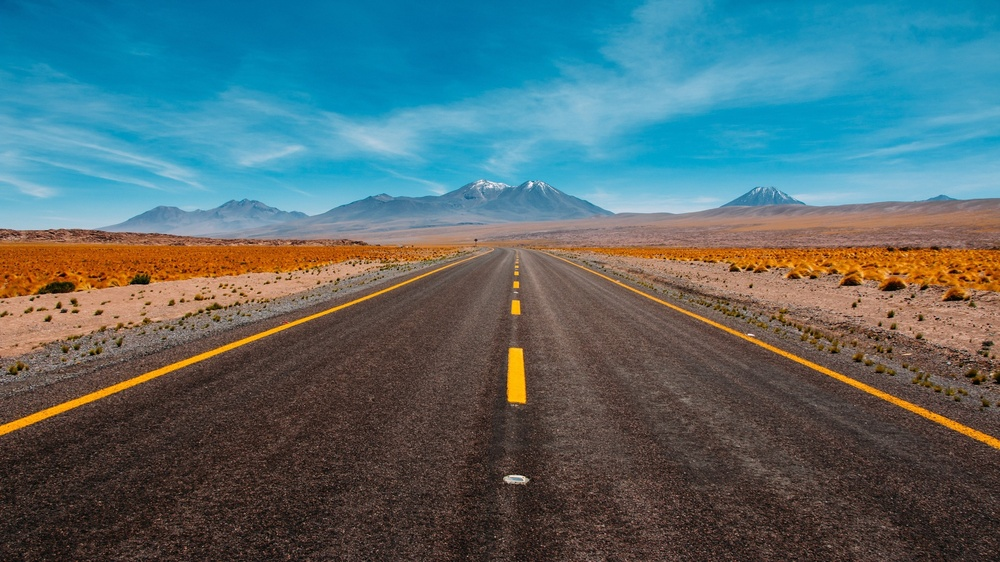
#> input picture data/input/1.jpg, 1000 x 562 px, shrunk from 1920 x 1080 before the run
$ python main.py --input data/input/1.jpg   (older library calls are emulated)
#> lines starting #> are read from the running program, lines starting #| are printed output that depends on the picture
### src/preprocessing/image_io.py
"""
此模組負責影像的讀取與寫出，是整條道路輪廓流程最基礎的 I/O 入口。
主要用途包含：
1. 從磁碟讀入原始影像。
2. 將處理結果輸出到指定路徑。
3. 提供統一的影像尺寸資訊查詢介面。
"""

import cv2
import numpy as np
from pathlib import Path
from typing import Union


def read_image(
    image_path: Union[str, Path]
) -> np.ndarray:
    """
    從檔案讀取影像。

    Args:
        image_path: 影像檔案路徑。

    Returns:
        影像陣列，彩色影像格式為 BGR。
    """
#> called with image_path = 'data/input/1.jpg'
    image_path = Path(image_path)
    if not image_path.exists():
        raise FileNotFoundError(f"Image file not found: {image_path}")

    image = cv2.imread(str(image_path))
#> image is the input picture: shape (562, 1000, 3); mean B, G, R 111.1, 107.1, 83.6
    if image is None:
        raise ValueError(f"Failed to read image: {image_path}")

    return image


# [17 lines left out: function save_image, not called in this run]


def get_image_shape(image: np.ndarray) -> tuple:
    """回傳影像尺寸，可為 `(height, width)` 或 `(height, width, channels)`。"""
    return image.shape

### src/preprocessing/grayscale.py
"""
此模組負責將輸入影像統一轉換成灰階格式。
道路輪廓流程中的 Sobel、LBP 與部分分割步驟都以灰階影像作為輸入，
因此這個模組扮演前處理中的格式標準化角色。
"""

import cv2
import numpy as np


def to_grayscale(image: np.ndarray) -> np.ndarray:
    """
    將影像轉成灰階。

    Args:
        image: 輸入影像，可為 BGR、BGRA 或灰階。

    Returns:
        灰階影像。
    """
    if len(image.shape) == 2:
        # 已經是灰階影像時直接回傳。
        return image

    if image.shape[2] == 3:
        # 三通道彩色影像。
        return cv2.cvtColor(image, cv2.COLOR_BGR2GRAY)
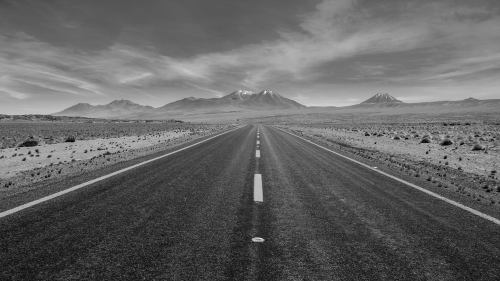
#> returned value: shape (562, 1000) (shown at 1/2 size); min 0, max 248, mean 100.5
    if image.shape[2] == 4:
        # 四通道影像會先移除 alpha，再轉灰階。
        bgr = cv2.cvtColor(image, cv2.COLOR_BGRA2BGR)
        return cv2.cvtColor(bgr, cv2.COLOR_BGR2GRAY)

    raise ValueError(f"Unsupported image channels: {image.shape[2]}")

### src/preprocessing/blur.py
"""
此模組負責影像平滑與降噪處理。
在道路輪廓擷取前，先透過模糊降低局部雜訊，能讓後續的邊緣與紋理特徵更穩定。
目前提供 Gaussian Blur 與雙邊濾波兩種常見方法。
"""

import cv2
import numpy as np


def gaussian_blur(
    image: np.ndarray,
    kernel_size: int = 5,
    sigma: float = 1.0
) -> np.ndarray:
    """
    對影像套用 Gaussian Blur。

    Args:
        image: 輸入影像。
        kernel_size: 核心大小，必須為奇數。
        sigma: 高斯分布標準差。

    Returns:
        模糊後的影像。
    """
#> called with kernel_size = 5, sigma = 1
    if kernel_size % 2 == 0:
        kernel_size += 1

    return cv2.GaussianBlur(image, (kernel_size, kernel_size), sigma)


# [19 lines left out: function bilateral_filter, not called in this run]

### src/features/sobel.py
"""
此模組負責以 Sobel 算子擷取影像中的梯度資訊。
它會計算水平與垂直方向的邊緣變化，進一步得到梯度強度與方向，
作為道路邊界偵測的重要特徵來源。
"""

import cv2
import numpy as np


def compute_sobel_gradient(
    image: np.ndarray,
    kernel_size: int = 3
) -> tuple:
    """
    計算影像在 x 與 y 方向的 Sobel 梯度。

    Args:
        image: 輸入灰階影像。
        kernel_size: Sobel kernel 大小，可為 1、3、5 或 7。

    Returns:
        `(gradient_x, gradient_y)`。
    """
#> called with kernel_size = 3
    grad_x = cv2.Sobel(image, cv2.CV_32F, 1, 0, ksize=kernel_size)
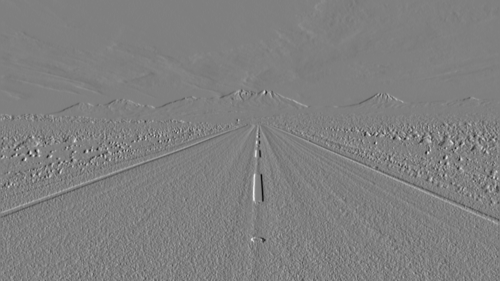
#> grad_x: shape (562, 1000) float32 (shown at 1/2 size); min -316, max 314, mean 0; drawn with min black and max white
    grad_y = cv2.Sobel(image, cv2.CV_32F, 0, 1, ksize=kernel_size)
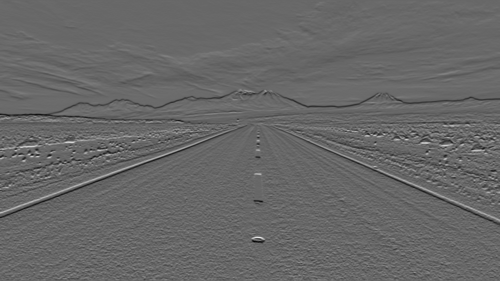
#> grad_y: shape (562, 1000) float32 (shown at 1/2 size); min -320, max 466, mean -0.7; drawn with min black and max white

    return grad_x, grad_y


def compute_gradient_magnitude(
    grad_x: np.ndarray,
    grad_y: np.ndarray,
    normalize: bool = True
) -> np.ndarray:
    """
    由 x 與 y 方向梯度計算梯度強度。

    Args:
        grad_x: x 方向梯度。
        grad_y: y 方向梯度。
        normalize: 是否正規化到 0 到 255。

    Returns:
        梯度強度圖。
    """
#> called with normalize = True
    magnitude = np.sqrt(grad_x**2 + grad_y**2)
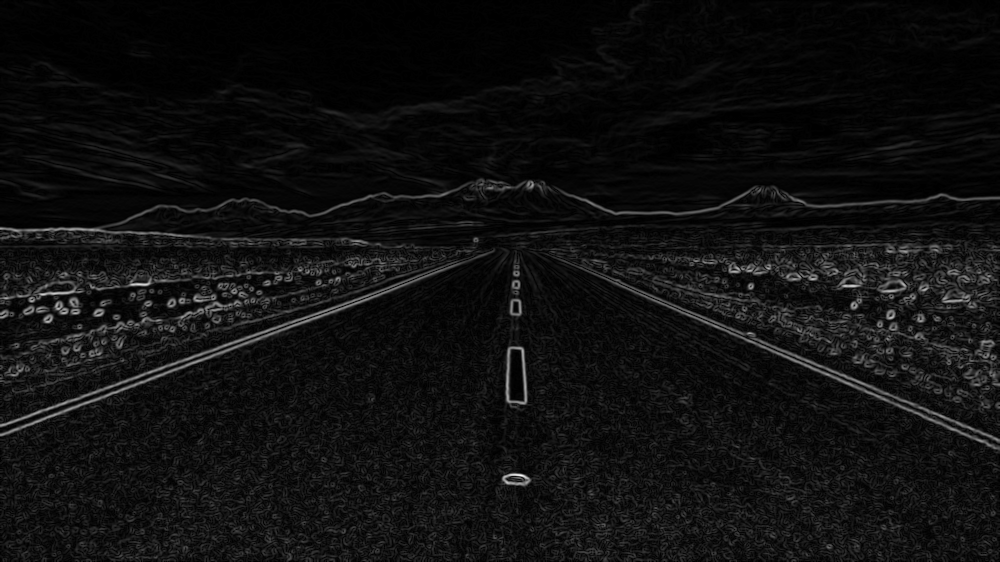
#> magnitude: shape (562, 1000) float32; min 0, max 477.3, mean 30.4; drawn with min black and max white

    if normalize:
        if magnitude.max() > magnitude.min():
            magnitude = (magnitude - magnitude.min()) / (magnitude.max() - magnitude.min()) * 255
        magnitude = magnitude.astype(np.uint8)
#> (the rest of the program and of its run is left out)
